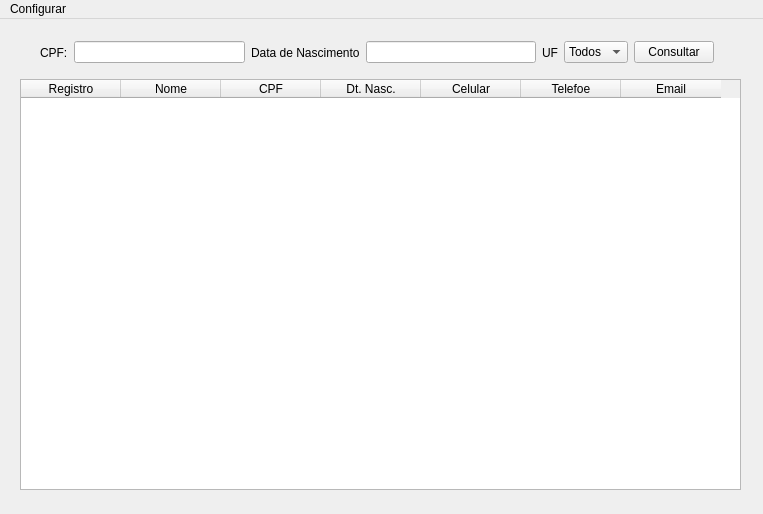
<?xml version="1.0" encoding="UTF-8"?>
<ui version="4.0">
 <class>mainWindow</class>
 <widget class="QMainWindow" name="mainWindow">
  <property name="enabled">
   <bool>true</bool>
  </property>
  <property name="geometry">
   <rect>
    <x>0</x>
    <y>0</y>
    <width>763</width>
    <height>514</height>
   </rect>
  </property>
  <property name="maximumSize">
   <size>
    <width>763</width>
    <height>514</height>
   </size>
  </property>
  <property name="windowTitle">
   <string>DeepSearchClanSoftware</string>
  </property>
  <widget class="QWidget" name="centralwidget">
   <widget class="QTableWidget" name="list_results">
    <property name="geometry">
     <rect>
      <x>20</x>
      <y>60</y>
      <width>721</width>
      <height>411</height>
     </rect>
    </property>
    <column>
     <property name="text">
      <string>Registro</string>
     </property>
    </column>
    <column>
     <property name="text">
      <string>Nome</string>
     </property>
    </column>
    <column>
     <property name="text">
      <string>CPF</string>
     </property>
    </column>
    <column>
     <property name="text">
      <string>Dt. Nasc.</string>
     </property>
    </column>
    <column>
     <property name="text">
      <string>Celular</string>
     </property>
    </column>
    <column>
     <property name="text">
      <string>Telefoe</string>
     </property>
    </column>
    <column>
     <property name="text">
      <string>Email</string>
     </property>
    </column>
   </widget>
   <widget class="QWidget" name="">
    <property name="geometry">
     <rect>
      <x>40</x>
      <y>20</y>
      <width>674</width>
      <height>27</height>
     </rect>
    </property>
    <layout class="QHBoxLayout" name="horizontalLayout">
     <item>
      <widget class="QLabel" name="label">
       <property name="text">
        <string>CPF:</string>
       </property>
      </widget>
     </item>
     <item>
      <widget class="QLineEdit" name="field_cpf">
       <property name="text">
        <string/>
       </property>
      </widget>
     </item>
     <item>
      <widget class="QLabel" name="label_2">
       <property name="text">
        <string>Data de Nascimento</string>
       </property>
      </widget>
     </item>
     <item>
      <widget class="QLineEdit" name="field_data_nascimento"/>
     </item>
     <item>
      <widget class="QLabel" name="label_3">
       <property name="text">
        <string>UF</string>
       </property>
      </widget>
     </item>
     <item>
      <widget class="QComboBox" name="cbbx_uf">
       <item>
        <property name="text">
         <string>Todos</string>
        </property>
       </item>
       <item>
        <property name="text">
         <string>PR</string>
        </property>
       </item>
       <item>
        <property name="text">
         <string>SC</string>
        </property>
       </item>
       <item>
        <property name="text">
         <string>RS</string>
        </property>
       </item>
       <item>
        <property name="text">
         <string>RJ</string>
        </property>
       </item>
       <item>
        <property name="text">
         <string>SP</string>
        </property>
       </item>
      </widget>
     </item>
     <item>
      <widget class="QPushButton" name="btn_consultar">
       <property name="text">
        <string>Consultar</string>
       </property>
      </widget>
     </item>
    </layout>
   </widget>
  </widget>
  <widget class="QMenuBar" name="menubar">
   <property name="geometry">
    <rect>
     <x>0</x>
     <y>0</y>
     <width>763</width>
     <height>22</height>
    </rect>
   </property>
   <widget class="QMenu" name="menuConfigurar">
    <property name="title">
     <string>Configurar</string>
    </property>
    <addaction name="actionCredenciais"/>
    <addaction name="actionSuporte"/>
    <addaction name="actionFechar"/>
   </widget>
   <addaction name="menuConfigurar"/>
  </widget>
  <action name="actionCredenciais">
   <property name="text">
    <string>Credenciais</string>
   </property>
  </action>
  <action name="actionSuporte">
   <property name="text">
    <string>Suporte</string>
   </property>
  </action>
  <action name="actionFechar">
   <property name="text">
    <string>Fechar</string>
   </property>
  </action>
 </widget>
 <resources/>
 <connections/>
</ui>
